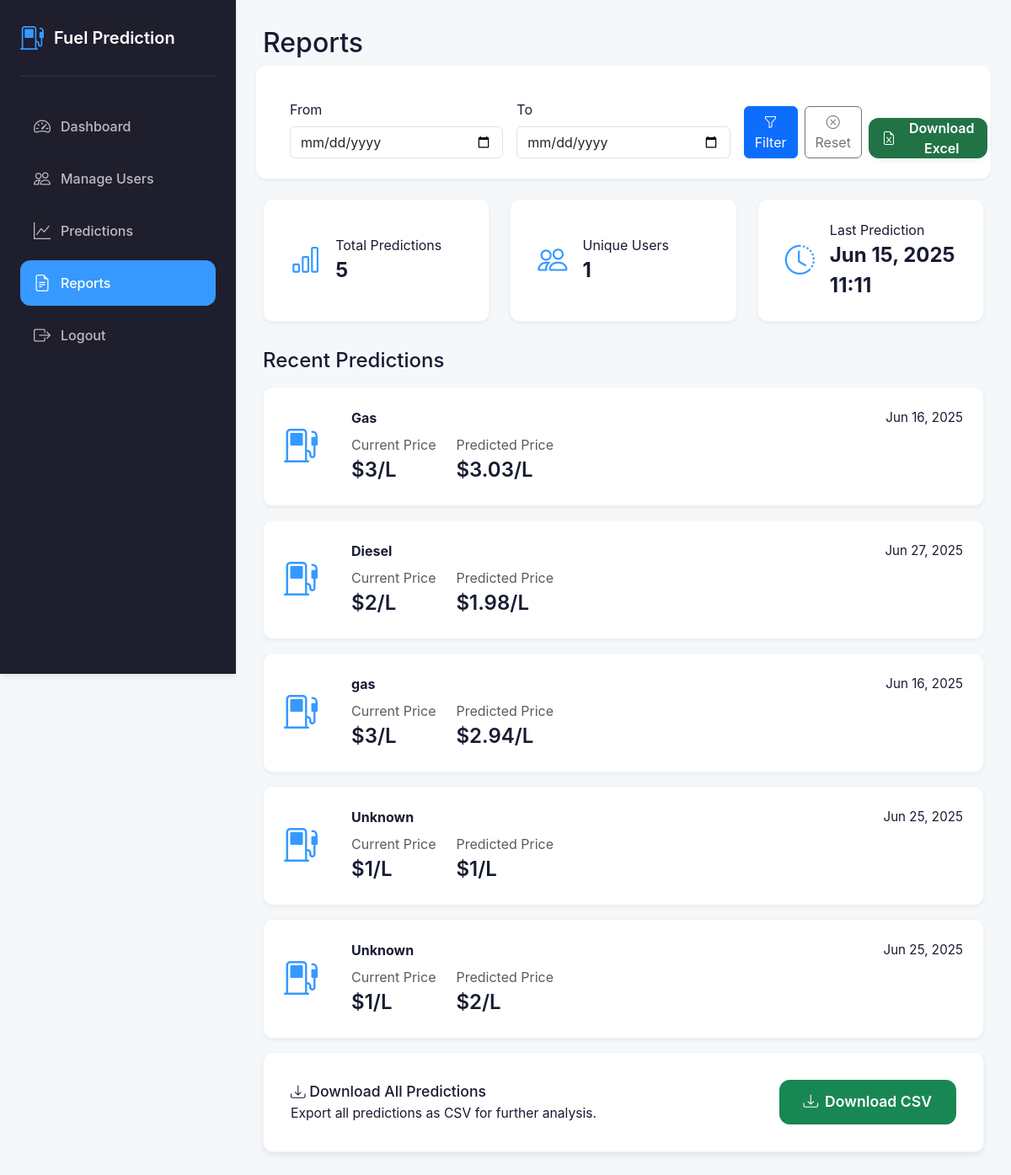
The page /admin/reports.php (signed in) on the database its author committed.
### tables this page shows
CREATE TABLE `predictions` (
  `id` int(11) NOT NULL,
  `user_id` int(11) NOT NULL,
  `input_data` text DEFAULT NULL,
  `prediction_result` text DEFAULT NULL,
  `created_at` timestamp NOT NULL DEFAULT current_timestamp()
);

### admin/reports.php (the view, shortened to what this page needs)
<?php
include '../includes/db.php';
$from = isset($_GET['from']) ? $_GET['from'] : '';
$to = isset($_GET['to']) ? $_GET['to'] : '';
$where = '';
$params = [];
$sql = 'SELECT p.*, u.username FROM predictions p JOIN users u ON p.user_id = u.id ' . ($where ? $where : '') . ' ORDER BY p.created_at DESC LIMIT 8';
$stmt = $pdo->prepare($sql);
if ($params) $stmt->execute($params); else $stmt->execute();
$recentPreds = $stmt->fetchAll();
$sql = 'SELECT COUNT(*) FROM predictions p ' . ($where ? $where : '');
$stmt = $pdo->prepare($sql);
if ($params) $stmt->execute($params); else $stmt->execute();
$totalPreds = $stmt->fetchColumn();
$sql = 'SELECT COUNT(DISTINCT user_id) FROM predictions p ' . ($where ? $where : '');
$stmt = $pdo->prepare($sql);
if ($params) $stmt->execute($params); else $stmt->execute();
$uniqueUsers = $stmt->fetchColumn();
$sql = 'SELECT created_at FROM predictions p ' . ($where ? $where : '') . ' ORDER BY p.created_at DESC LIMIT 1';
$stmt = $pdo->prepare($sql);
if ($params) $stmt->execute($params); else $stmt->execute();
$lastPred = $stmt->fetchColumn();
?>
<!DOCTYPE html>
<html lang="en">
<head>
    <link href="https://cdn.jsdelivr.net/npm/bootstrap@5.3.0/dist/css/bootstrap.min.css" rel="stylesheet">
    <link href="https://cdn.jsdelivr.net/npm/bootstrap-icons@1.10.5/font/bootstrap-icons.css" rel="stylesheet">
</head>
<body>
    <div class="sidebar">
        <div class="sidebar-header">
            <a href="dashboard.php" class="sidebar-brand">
                <i class="bi bi-fuel-pump"></i>
                <span>Fuel Prediction</span>
            </a>
        </div>
        <nav class="nav flex-column">
            <a class="nav-link" href="dashboard.php">
                <i class="bi bi-speedometer2"></i>
                <span>Dashboard</span>
            </a>
            <a class="nav-link" href="users.php">
                <i class="bi bi-people"></i>
                <span>Manage Users</span>
            </a>
            <a class="nav-link" href="predictions.php">
                <i class="bi bi-graph-up"></i>
                <span>Predictions</span>
            </a>
            <a class="nav-link active" href="reports.php">
                <i class="bi bi-file-earmark-text"></i>
                <span>Reports</span>
            </a>
            <a class="nav-link" href="/fuel%20price%20prediction/logout.php">
                <i class="bi bi-box-arrow-right"></i>
                <span>Logout</span>
            </a>
        </nav>
    </div>
    <div class="main-content">
        <h2 class="mb-4">Reports</h2>
        <form class="row g-3 mb-4 align-items-end" method="get" style="background: var(--bg-white); border-radius: var(--border-radius); box-shadow: var(--shadow-sm); padding: 24px 32px;">
            <div class="col-md-4">
                <label class="form-label">From</label>
                <input type="date" class="form-control" name="from" value="<?php echo htmlspecialchars($from); ?>">
            </div>
            <div class="col-md-4">
                <label class="form-label">To</label>
                <input type="date" class="form-control" name="to" value="<?php echo htmlspecialchars($to); ?>">
            </div>
            <div class="col-md-4 d-flex align-items-end gap-2">
                <button type="submit" class="btn btn-primary w-100"><i class="bi bi-funnel"></i> Filter</button>
                <a href="reports.php" class="btn btn-outline-secondary w-100"><i class="bi bi-x-circle"></i> Reset</a>
                <a href="reports.php?download=1<?php echo $from && $to ? '&from=' . urlencode($from) . '&to=' . urlencode($to) : ''; ?>" class="btn btn-excel btn-download w-100 d-flex align-items-center justify-content-center">
                     <i class="bi bi-file-earmark-excel me-2"></i> Download Excel
                 </a>
            </div>
        </form>
        <div class="summary-row">
            <div class="summary-card">
                <span class="summary-icon"><i class="bi bi-bar-chart"></i></span>
                <div>
                    <div class="summary-label">Total Predictions</div>
                    <div class="summary-value"><?php echo $totalPreds; ?></div>
                </div>
            </div>
            <div class="summary-card">
                <span class="summary-icon"><i class="bi bi-people"></i></span>
                <div>
                    <div class="summary-label">Unique Users</div>
                    <div class="summary-value"><?php echo $uniqueUsers; ?></div>
                </div>
            </div>
            <div class="summary-card">
                <span class="summary-icon"><i class="bi bi-clock-history"></i></span>
                <div>
                    <div class="summary-label">Last Prediction</div>
                    <div class="summary-value"><?php echo $lastPred ? date('M d, Y H:i', strtotime($lastPred)) : 'N/A'; ?></div>
                </div>
            </div>
        </div>
        <h4 class="mb-3">Recent Predictions</h4>
        <?php foreach ($recentPreds as $row):
            $input = json_decode($row['input_data'], true);
        ?>
        <div class="prediction-card">
            <div class="prediction-icon"><i class="bi bi-fuel-pump"></i></div>
            <div class="prediction-details">
                <div class="d-flex justify-content-between align-items-center mb-2">
                    <div class="fw-bold"><?php echo htmlspecialchars($input['fuel_type'] ?? 'Unknown'); ?></div>
                    <div class="prediction-meta">
                        <?php echo date('M d, Y', strtotime($input['date'] ?? $row['created_at'])); ?>
                    </div>
                </div>
                <div class="d-flex gap-4 align-items-center">
                    <div>
                        <div class="text-muted">Current Price</div>
                        <div class="prediction-price">$<?php echo htmlspecialchars($input['current_price'] ?? '-'); ?>/L</div>
                    </div>
                    <div>
                        <div class="text-muted">Predicted Price</div>
                        <div class="prediction-price">$<?php echo htmlspecialchars($row['prediction_result']); ?>/L</div>
                    </div>
                </div>
            </div>
        </div>
        <?php endforeach; ?>
        <div class="report-card">
            <div>
                <div class="report-label"><i class="bi bi-download"></i> Download All Predictions</div>
                <div class="report-desc">Export all predictions as CSV for further analysis.</div>
            </div>
            <a href="reports.php?download=1<?php echo $from && $to ? '&from=' . urlencode($from) . '&to=' . urlencode($to) : ''; ?>" class="btn btn-success btn-download"><i class="bi bi-download"></i> Download CSV</a>
        </div>
    </div>
</body>
</html>

### admin/reports.php (style rules this page uses)
:root { --sidebar-width: 280px; --primary-color: #1E1E2D; --accent-color: #3699FF; --success-color: #1BC5BD; --warning-color: #FFA800; --danger-color: #F64E60; --text-light: #ffffff; --text-dark: #181C32; --bg-light: #F5F8FA; --bg-white: #ffffff; --shadow-sm: 0 2px 4px rgba(0,0,0,0.05); --shadow-md: 0 4px 6px rgba(0,0,0,0.07); --border-radius: 12px; }
body { background-color: var(--bg-light); color: var(--text-dark); font-family: 'Inter', -apple-system, BlinkMacSystemFont, 'Segoe UI', Roboto, sans-serif; }
.sidebar { position: fixed; top: 0; left: 0; height: 100vh; width: var(--sidebar-width); background: var(--primary-color); color: var(--text-light); padding: 24px; z-index: 1000; box-shadow: var(--shadow-md); }
.sidebar .sidebar-header { display: flex; align-items: center; justify-content: space-between; margin-bottom: 32px; padding-bottom: 24px; border-bottom: 1px solid rgba(255,255,255,0.1); }
.sidebar-brand { display: flex; align-items: center; gap: 12px; color: var(--text-light); text-decoration: none; font-size: 1.25rem; font-weight: 600; }
.sidebar-brand i { font-size: 1.75rem; color: var(--accent-color); }
.sidebar .nav-link { display: flex; align-items: center; color: rgba(255,255,255,0.7); padding: 12px 16px; border-radius: var(--border-radius); margin-bottom: 8px; text-decoration: none; font-weight: 500; }
.sidebar .nav-link.active, .sidebar .nav-link:hover { background: var(--accent-color); color: var(--text-light); }
.sidebar .nav-link i { font-size: 1.25rem; min-width: 32px; }
.main-content { margin-left: var(--sidebar-width); padding: 32px; min-height: 100vh; }
.summary-row { display: flex; gap: 24px; margin-bottom: 32px; flex-wrap: wrap; }
.summary-card { background: var(--bg-white); border-radius: var(--border-radius); box-shadow: var(--shadow-sm); border: 1px solid rgba(0,0,0,0.05); flex: 1 1 200px; min-width: 200px; padding: 24px 32px; display: flex; align-items: center; gap: 18px; }
.summary-icon { font-size: 2.2rem; color: var(--accent-color); }
.summary-label { color: var(--text-muted); font-size: 1rem; }
.summary-value { font-size: 1.5rem; font-weight: 700; }
.prediction-card { background: var(--bg-white); border-radius: var(--border-radius); box-shadow: var(--shadow-sm); border: 1px solid rgba(0,0,0,0.05); margin-bottom: 16px; padding: 24px; display: flex; align-items: center; gap: 24px; }
.prediction-icon { font-size: 2.5rem; color: var(--accent-color); margin-right: 16px; }
.prediction-details { flex: 1; }
.prediction-meta { color: var(--text-muted); font-size: 0.95rem; }
.prediction-price { font-size: 1.5rem; font-weight: 600; }
.report-card { background: var(--bg-white); border-radius: var(--border-radius); box-shadow: var(--shadow-md); border: 1px solid rgba(0,0,0,0.05); margin-bottom: 24px; padding: 32px; display: flex; align-items: center; justify-content: space-between; gap: 24px; }
.report-label { font-size: 1.1rem; font-weight: 500; }
.report-desc { color: var(--text-muted); font-size: 0.98rem; }
.btn-download { font-size: 1.1rem; padding: 12px 28px; border-radius: var(--border-radius); font-weight: 600; display: flex; align-items: center; gap: 8px; }
.btn-excel { background: #217346 !important; color: #fff !important; border: none !important; font-weight: 600; box-shadow: 0 2px 8px rgba(33,115,70,0.08); transition: background 0.2s, box-shadow 0.2s; height: 48px; display: flex; align-items: center; justify-content: center; font-size: 1rem; padding: 0.5rem 1rem; }

### rows shown on the page
predictions: created_at "Jun 15, 2025 11:11", input_data "Gas", input_data "Jun 16, 2025", input_data "3", prediction_result "3.03"
predictions: input_data "Diesel", input_data "Jun 27, 2025", input_data "2", prediction_result "1.98"
predictions: input_data "gas", input_data "Jun 16, 2025", input_data "3", prediction_result "2.94"
predictions: input_data "Unknown", input_data "Jun 25, 2025", input_data "1", prediction_result "1"
predictions: input_data "Unknown", input_data "Jun 25, 2025", input_data "1", prediction_result "2"

### other values the page prints
$totalPreds "5"
$uniqueUsers "1"
